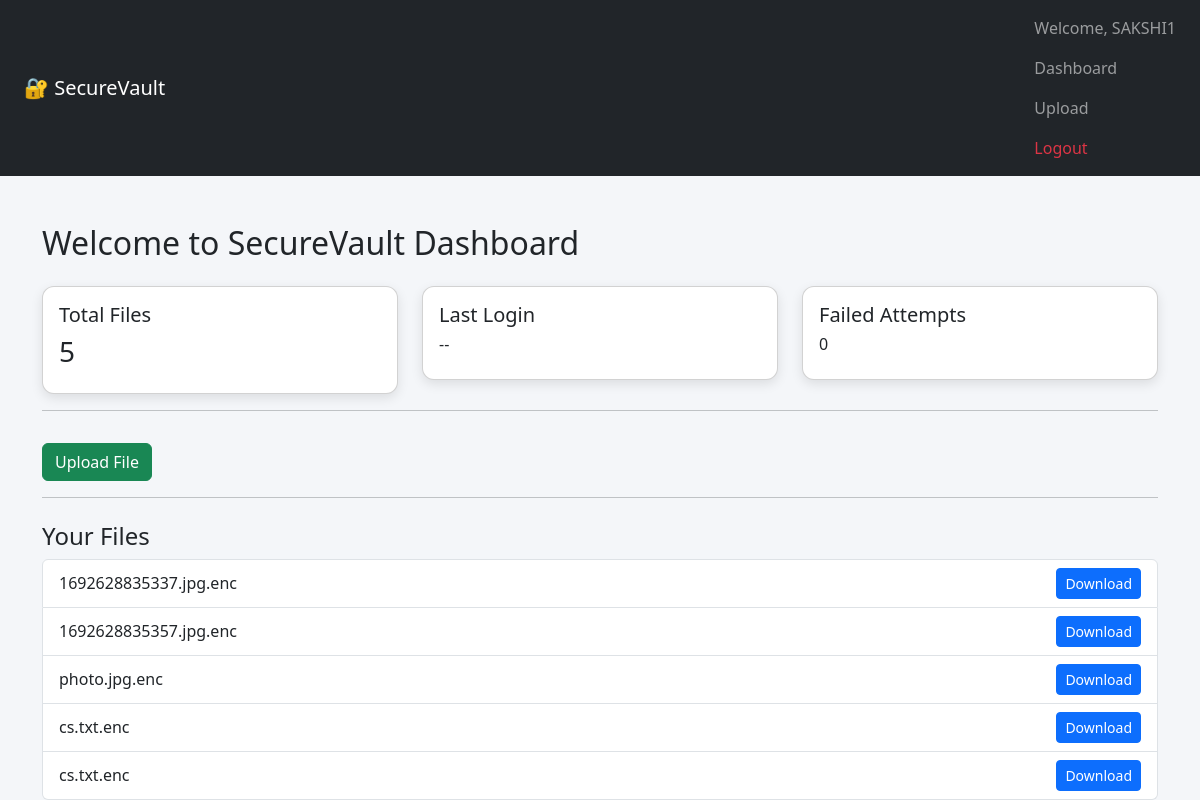
Page /dashboard (signed in) on the committed database.
### tables this page shows
CREATE TABLE files (
        id INTEGER PRIMARY KEY AUTOINCREMENT,
        username TEXT,
        filename TEXT,
        filepath TEXT
    , file_password TEXT);

### app.py (the view)
@app.route("/dashboard")
def dashboard():
    if "user" not in session:
        return redirect("/login")
    conn = sqlite3.connect("database.db")
    cursor = conn.cursor()
    cursor.execute(
        "SELECT filename FROM files WHERE username = ?",
        (session["user"],)
    )
    files = cursor.fetchall()
    conn.close()
    return render_template("dashboard.html", files=files)

### templates/dashboard.html
{% extends "base.html" %}
{% block content %}
<h2 class="mb-4">Welcome to SecureVault Dashboard</h2>
<div class="row">
    <div class="col-md-4">
        <div class="card p-3">
            <h5>Total Files</h5>
            <h3>{{ files|length }}</h3>
        </div>
    </div>
    <div class="col-md-4">
        <div class="card p-3">
            <h5>Last Login</h5>
            <h6>--</h6>
        </div>
    </div>
    <div class="col-md-4">
        <div class="card p-3">
            <h5>Failed Attempts</h5>
            <h6>0</h6>
        </div>
    </div>
</div>
<hr>
<a href="/upload" class="btn btn-success mt-3">Upload File</a>
<hr>
<h4 class="mt-4">Your Files</h4>
<ul class="list-group">
    {% for file in files %}
        <li class="list-group-item d-flex justify-content-between align-items-center">
            {{ file[0] }}
            <a href="/download/{{ file[0] }}" class="btn btn-primary btn-sm">
                Download
            </a>
        </li>
    {% endfor %}
</ul>
{% endblock %}

### static/css/style.css (style rules this page uses)
body { background-color: #f4f6f9; }
.card { border-radius: 12px; box-shadow: 0 4px 12px rgba(0, 0, 0, 0.1); }
.btn-primary { background-color: #0d6efd; }

### rows in the picture
files: filename "1692628835337.jpg.enc"
files: filename "1692628835357.jpg.enc"
files: filename "photo.jpg.enc"
files: filename "cs.txt.enc"
files: filename "cs.txt.enc"

### other values in the picture
{{ session["user"] }} "SAKSHI1"
{{ files|length }} "5"
